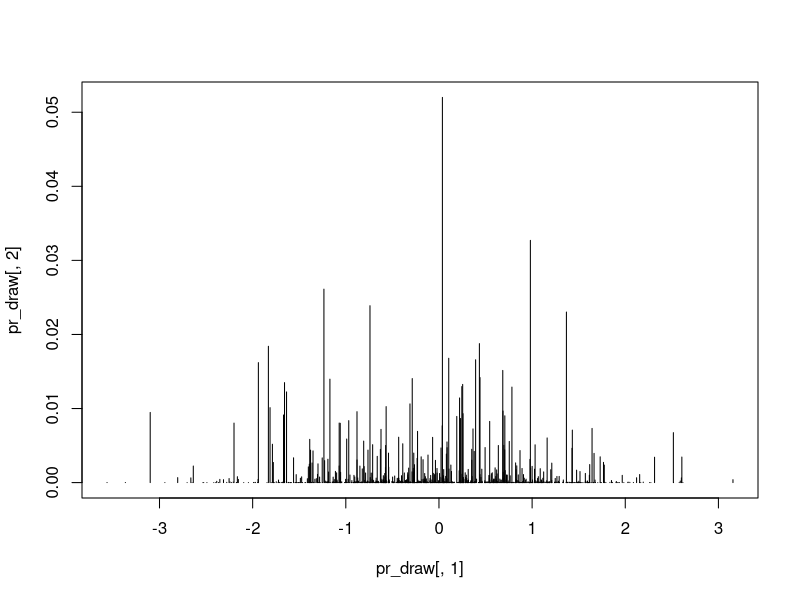
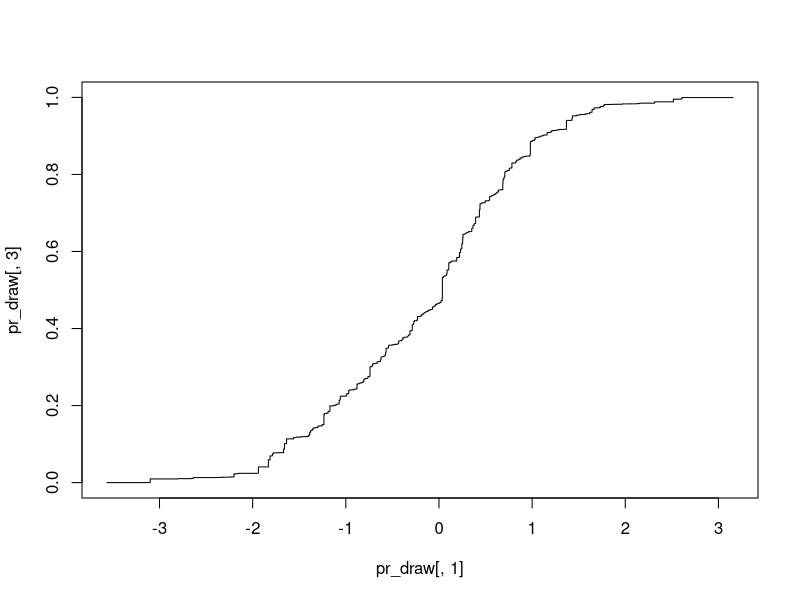
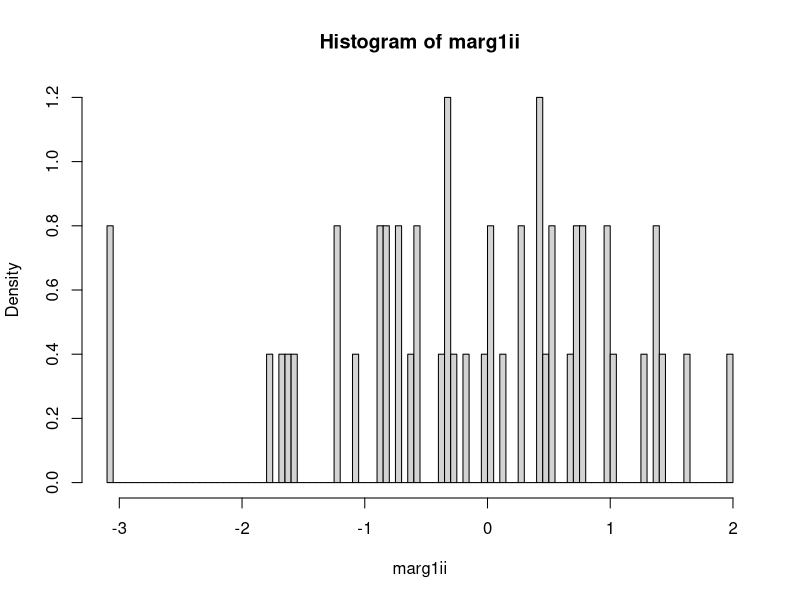
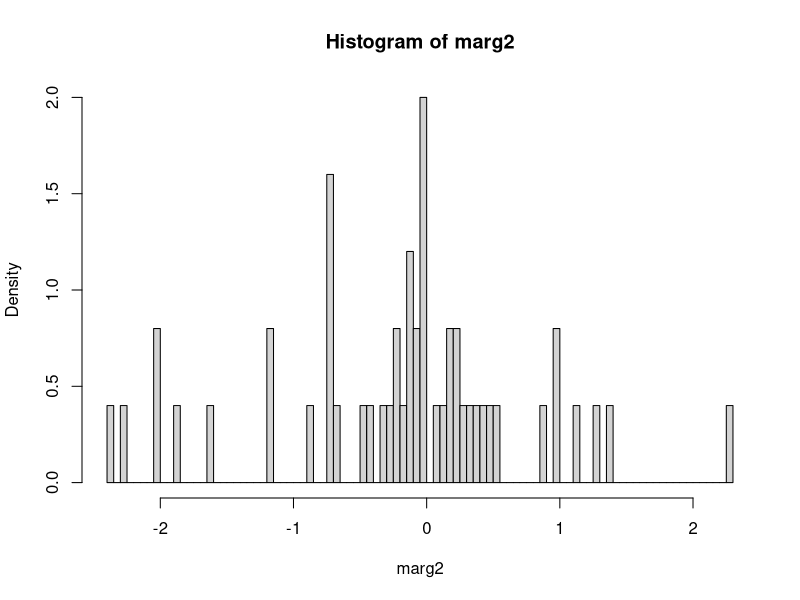
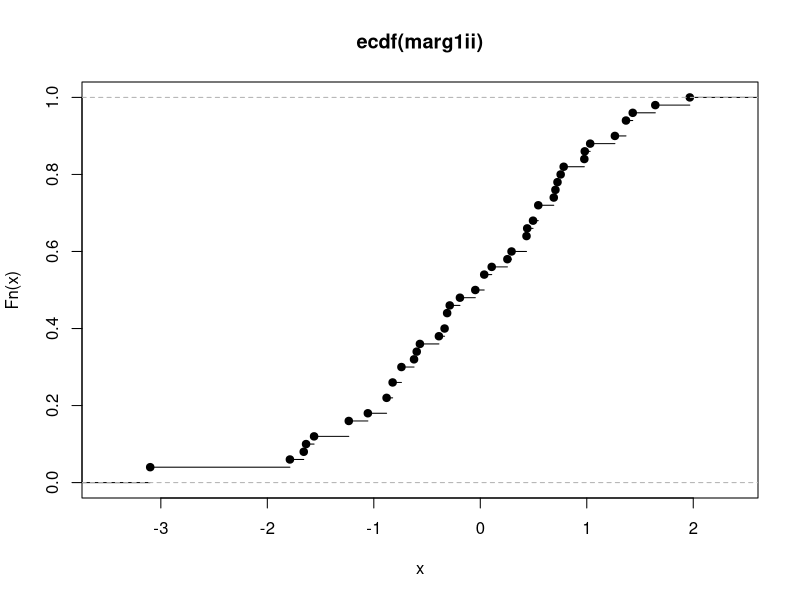
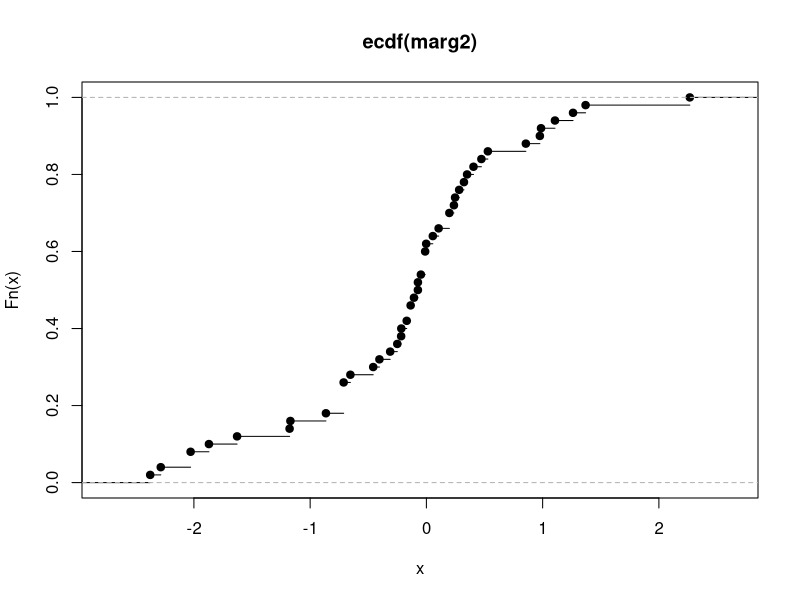
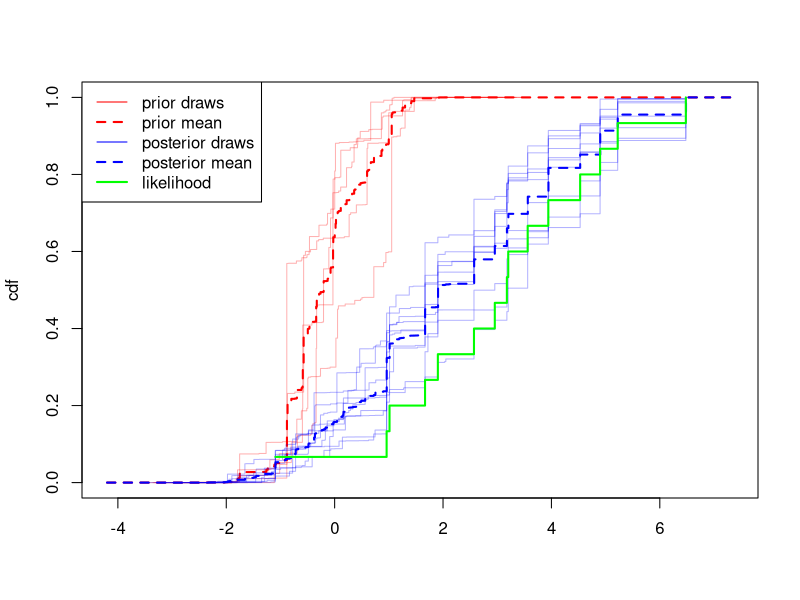
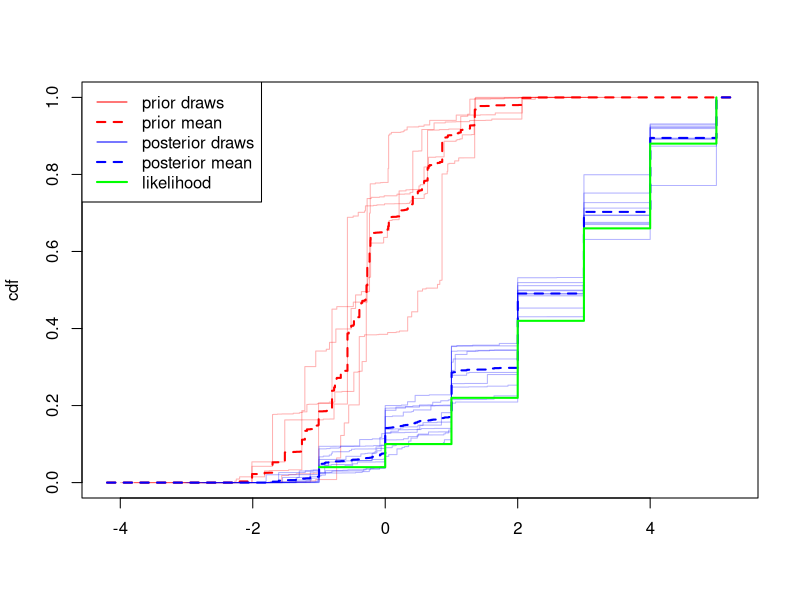

These figures' R source, in order:

### check Dirichlet process ###

## manual ##

# draw from prior (stick-breaking process)
set.seed(2743)
nn <- 1000 # finite approx to DP
alph <- 100
base_dis <- function(...) rnorm(...)

# is there a distribution that produces just the weights from stick-breaking process?? 
# if so it would be similar to draws from dirichlet, right??

samp_prior <- function(nn,alph){
V <- rbeta(nn,1,alph)
U <- base_dis(nn)
w <- vector("numeric",length(V))

w[1]<-V[1]
V[nn]<-1
for(i in 2:length(w)){
  w[i]<-V[i]*prod(1-V[1:(i-1)])
}

dat <- cbind(U,w)
dat <- dat[order(dat[,1]),]
dat <- cbind(dat,cw=cumsum(dat[,2]))

return(dat)
}

pr_draw <- samp_prior(nn,alph)

plot(pr_draw[,1], pr_draw[,2], type="h") # prior prob mass function
plot(pr_draw[,1], pr_draw[,3], type="s") # prior cdf

# draw from marginal
nd <- 50 # number of draws

# method 1 (sample F, then draw X1,..X20 from F)

# i) redraw new F for each X_i ?? think should use ii
# marg1i <- vector("numeric",nd)
# for(i in 1:nd){
#   pr_draw <- samp_prior(nn,alph)
#   marg1i[i] <- sample(pr_draw[,1],1,replace=TRUE,prob=pr_draw[,2])
# }

# ii) sample all X_i from same F ??
marg1ii <- sample(pr_draw[,1],nd,replace=TRUE,prob=pr_draw[,2])

# method 2 (Chinese restaurant process)
marg2 <- vector("numeric",nd)
marg2[1] <- base_dis(1)

for(i in 2:nd){
  emp <- sample(marg2[1:(i-1)],1) # empirical dist of X_1 to X_{i-1}
  base <- base_dis(1) # base measure
  p_emp <- (i-1)/(i+alph-1)
  
  marg2[i]<- ifelse(runif(1)<=p_emp,emp,base)
}

#qqplot(marg1i,marg2)
#qqplot(marg1ii,marg2)

#hist(marg1i, freq=FALSE, breaks=50)
hist(marg1ii, freq=FALSE, breaks=100)
hist(marg2, freq=FALSE, breaks=100)


#plot(ecdf(marg1i))
plot(ecdf(marg1ii))
plot(ecdf(marg2))


# samples
x <- rnorm(100,4,0.5)


# draw from posterior
#! check/collapse rows with same U in dat?
samp_post <- function(x,nn,alph){
  samp_n<-length(x)
  p_samp<-samp_n/(samp_n+alph)
  
  # posterior = comb. of empirical x and prior
  U <- replicate(nn, ifelse(runif(1)<=p_samp,sample(x,1),base_dis(1)))
  V <- rbeta(nn,1,alph+samp_n)
  w <- vector("numeric",length(V))
  
  w[1]<-V[1]
  V[nn]<-1
  for(i in 2:length(w)){
    w[i]<-V[i]*prod(1-V[1:(i-1)])
  }

  dat <- cbind(U,w)
  dat <- dat[order(dat[,1]),]
  dat <- cbind(dat,cw=cumsum(dat[,2]))
  
  return(dat)
}

#functions to calc mean of DP samples
#nn <- 15
#sp1<-samp_post(x1,nn,alph)
#sp2<-samp_post(x1,nn,alph)

draws_mean_grid<-function(draws, grid_seq=seq(-4,6,length=20)){
  gr<-data.frame(U=grid_seq, gridU=1)
  mrg<-merge(gr,draws,all=TRUE)
  
  mrg$w0<-mrg$w
  mrg[is.na(mrg$w0),"w0"] <- 0
  mrg$mcw<-cumsum(mrg$w0)
  subset(mrg,gridU==1,c("U","mcw"))
}

#draws_mean_grid(sp1)

draws_mean_calc<-function(draws_reps, grid=seq(-4,6,length=20)){
  df<-do.call(data.frame,apply(draws_reps,3,function(x) draws_mean_grid(x,grid)))
  
  mcw_nms<-names(df)[grep("mcw",names(df))]
  df[,c("U",mcw_nms)]
  
  data.frame(U=df$U,mn_cw=rowMeans(df[,mcw_nms]))
}

#pdl<-replicate(10,samp_post(x1,nn,alph))
#draws_mean_calc(pdl,grid=seq(-10,10,length=100))



plot_combo<-function(x, prdraws=5, postdraws=10){

# draws from prior
pr_draw <- replicate(prdraws,samp_prior(nn,alph))

# draws from posterior
post_draw <- replicate(postdraws,samp_post(x,nn,alph))

xmin<-floor(min(pr_draw[,1,],post_draw[,1,],x))*1.05 
xmax<-ceiling(max(pr_draw[,1,],post_draw[,1,],x))*1.05 

pr_draw_mean<-draws_mean_calc(pr_draw,grid=seq(xmin,xmax,length=nn*3))
post_draw_mean<-draws_mean_calc(post_draw,grid=seq(xmin,xmax,length=nn*3))

# blank plot
plot(x=0,y=0.5, typ="n",xlim=c(xmin,xmax),ylim=c(0,1),
     xlab="",ylab="cdf")

# plot draws from prior
for (i in 1:prdraws){
  lines(pr_draw[,1,i], pr_draw[,3,i], type="s",
        col=rgb(red=1, green=0, blue=0, alpha=0.3))
}
lines(pr_draw_mean[,1],pr_draw_mean[,2], type="s",
      col=rgb(red=1, green=0, blue=0, alpha=1),lwd=2,lty=2)

# plot draws from posterior
for (i in 1:postdraws){
  lines(post_draw[,1,i], post_draw[,3,i], type="s",
        col=rgb(red=0, green=0, blue=1, alpha=0.3))
}
lines(post_draw_mean[,1],post_draw_mean[,2], type="s",
      col=rgb(red=0, green=0, blue=1, alpha=1),lwd=2,lty=2)

# plot sample
samp_ecdf <- ecdf(x)
lines(sort(x), samp_ecdf(sort(x)), type="s", col="green", lwd=2)

legend("topleft",legend=c("prior draws", "prior mean",
                          "posterior draws", "posterior mean",
                          "likelihood"),
       lty=c(1,2,1,2,1), lwd=c(1,2,1,2,2),
       col=c("red","red","blue","blue","green"))
}

nn <- 1000 # finite approx to DP
alph <- 5

# continuous
x0 <- rnorm(15,3,2)
plot_combo(x0)

# discrete
x1 <- rnorm(50,3,0.5)
x1 <- as.numeric(cut(x1,7))-2
plot_combo(x1)

# continuous below threshold, categorical above
x2 <- rnorm(50,2,0.5)
x2[x2>2]<-as.numeric(cut(x2[x2>2],4))+1
plot_combo(x2)

# lower limit
x3 <- rnorm(60,2.5,1.5)
x3[x3<2]<-2
plot_combo(x3)

# skewed
x4<-rgamma(40,3,0.75)
plot_combo(x4)

# bimodal
x5<-rep(NA,75)
for(i in 1:length(x5)){
  if(runif(1)<0.6){
    x5[i]<-rnorm(1,0.9,1)
  } else {
    x5[i]<-rnorm(1,4,0.2)
  }
}
hist(x5)
plot_combo(x5)

# try with uniform
nn <- 1000 # finite approx to DP
alph <- 5 # concentration param
base_dis <-function(...) runif(...)

pr_draw_unif <- samp_prior(nn,alph)

plot(pr_draw_unif[,1], pr_draw_unif[,2], type="h") # prior prob mass function

plot(pr_draw_unif[,2], type="h")

# samples from discrete uniform
x6<-sample(seq(0,1,by=1/64),50,replace=TRUE)
plot_combo(x6, postdraws=25)

# samples from uniform
x7 <- rbeta(58,1,1)
alph <- 10 # concentration param
plot_combo(x7, prdraws=5, postdraws=15)

## with dirichletprocess ##
#library(dirichletprocess)


